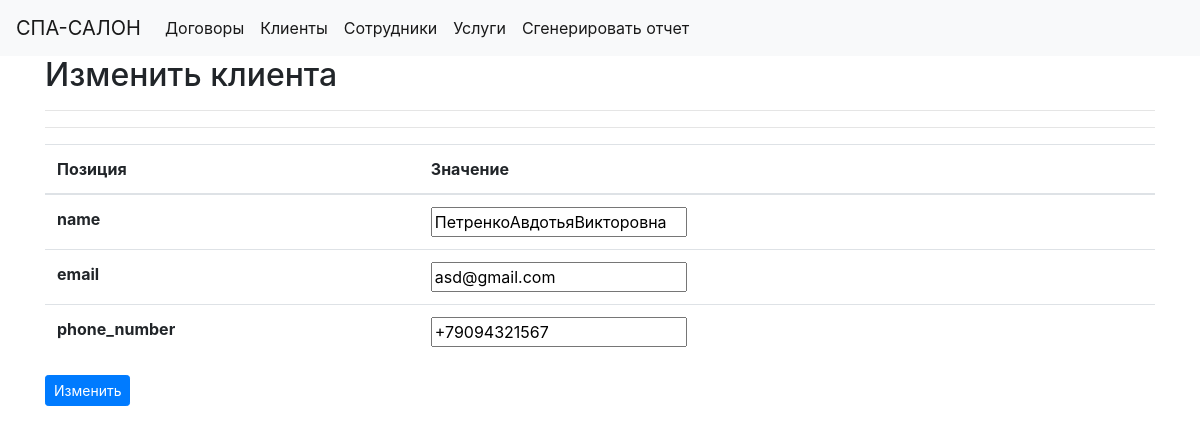
Page /update_client/1 on the committed database.
### tables this page shows
CREATE TABLE 'clients' (
	'id' INTEGER PRIMARY KEY AUTOINCREMENT,
	'name' TEXT,
	'email' TEXT,
	'phone_number' TEXT
);

### app.py (the view)
@app.route('/update_client/<int:client_id>', methods=['GET'])
def update_client(client_id):
    client = get_client(client_id)
    return render_template('update_client.html', client=client)

### app.py (called while the page is built)
def get_db_connection():
    conn = sqlite3.connect('database.db')
    conn.row_factory = sqlite3.Row
    return conn

def get_client(client_id):
    conn = get_db_connection()
    client_id_db = conn.execute('SELECT * FROM clients WHERE id = ?',
                                (client_id,)).fetchone()
    conn.close()
    if client_id_db is None:
        abort(404)
    return client_id_db

### templates/update_client.html
{% extends 'base.html' %}
{% block content %}
    <h2>{% block title %} Изменить клиента {% endblock %}</h2>
    <hr>
    <form id="myForm" action="/update_client/{{ client['id'] }}" method="POST">
        <hr>
        <table class="table">
            <thead>
            <tr>
                <th scope="col">Позиция</th>
                <th scope="col">Значение</th>
            </tr>
            </thead>
            <tbody>
            {% for i in client.keys() %}
                {% if i != 'id' %}
                    <tr>
                        <th scope="row">{{ i }}</th>
                        <th scope="row"><input type="text" id={{ "pos_" + i }} name={{ "pos_" + i }} value={{ ''.join(client[i].split(' ')) }}></th>
                    </tr>
                {% endif %}
            {% endfor %}
            </tbody>
        </table>
        <button type="submit" class="btn btn-primary btn-sm">Изменить</button>
    </form>
{% endblock %}

### rows in the picture
clients: pos_name "ПетренкоАвдотьяВикторовна" "asd@gmail.com" "+79094321567"

### other values in the picture
{{ i }} "name" "email" "phone_number"
